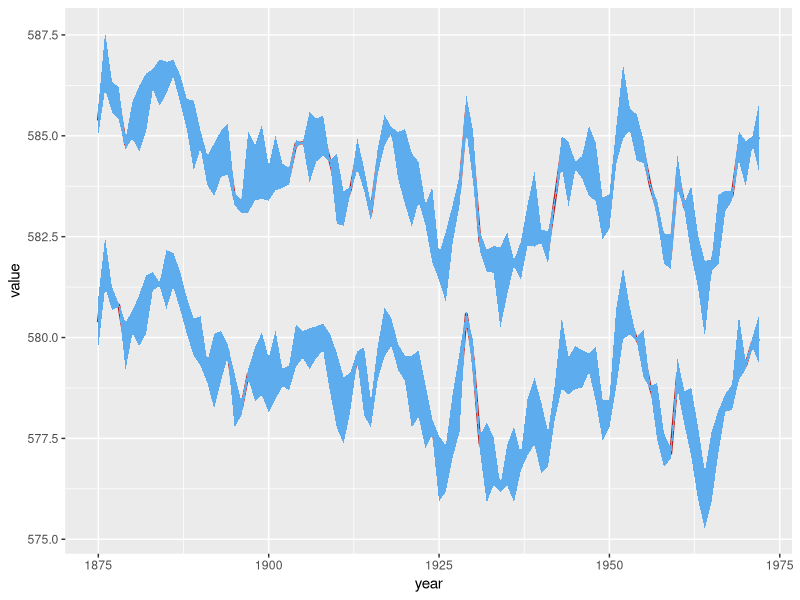

This figure's R source:
## ---- chunk 1
knitr::opts_chunk$set(echo = TRUE)
## ---- chunk 2
library(tidyverse)
huron <- data.frame(year = rep(1875:1972,2), 
                    group = c(rep("a",98),rep("b",98)),
                    value = c(LakeHuron, LakeHuron + 5),
                    std = runif(length(LakeHuron)*2,0,1))     # Creamos el conjunto de datos con dos series

# Seguimos la misma estructura para crear el plot, pero añadiendo fill=group y group=group para indicar que
# coloree y trate las dos series de manera diferenciada.
huron %>% 
  ggplot(aes(year, value, fill = group)) +                    
  geom_line(color = "firebrick", size = 1) +
  geom_ribbon(aes(ymin = value - std,
                  ymax = value + std,
                  group=group),
              fill = "steelblue2") 

